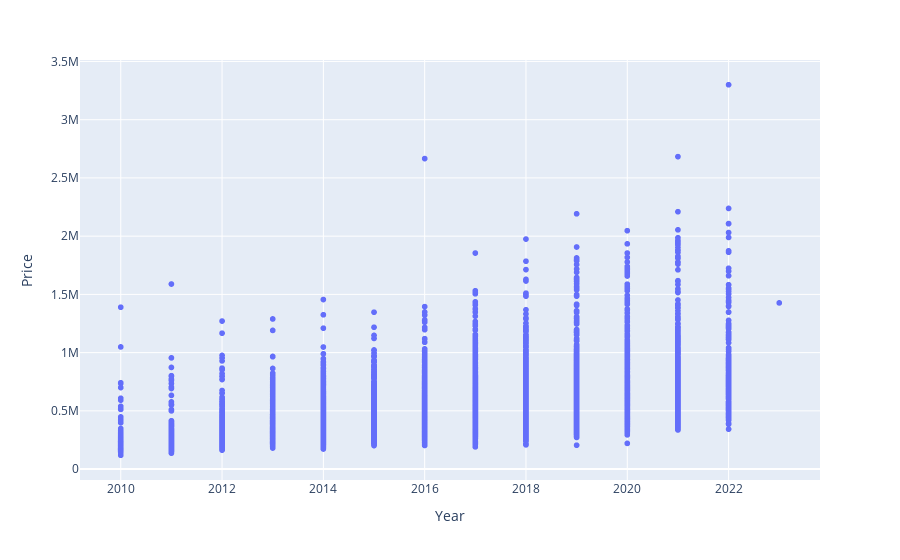

The cell this chart's notebook holds for it:
### Code cell
fig = px.scatter(df_new, x="Year", y="Price")

fig.show()

### Figure 1 — Plotly figure (JSON) as saved in the notebook; plotly's stock layout.template omitted (floating-point values rounded to 4 significant figures; data arrays with more than 128 entries replaced by an {"elided": "..."} marker saying what was removed)
{"data": [{"hovertemplate": "Year=%{x}<br>Price=%{y}<extra></extra>", "legendgroup": "", "marker": {"color": "#636efa", "symbol": "circle"}, "mode": "markers", "name": "", "showlegend": false, "type": "scattergl", "x": {"elided": "8012 int values"}, "xaxis": "x", "y": {"elided": "8012 int values"}, "yaxis": "y"}], "layout": {"legend": {"tracegroupgap": 0}, "margin": {"t": 60}, "xaxis": {"anchor": "y", "domain": [0, 1], "title": {"text": "Year"}}, "yaxis": {"anchor": "x", "domain": [0, 1], "title": {"text": "Price"}}}}
